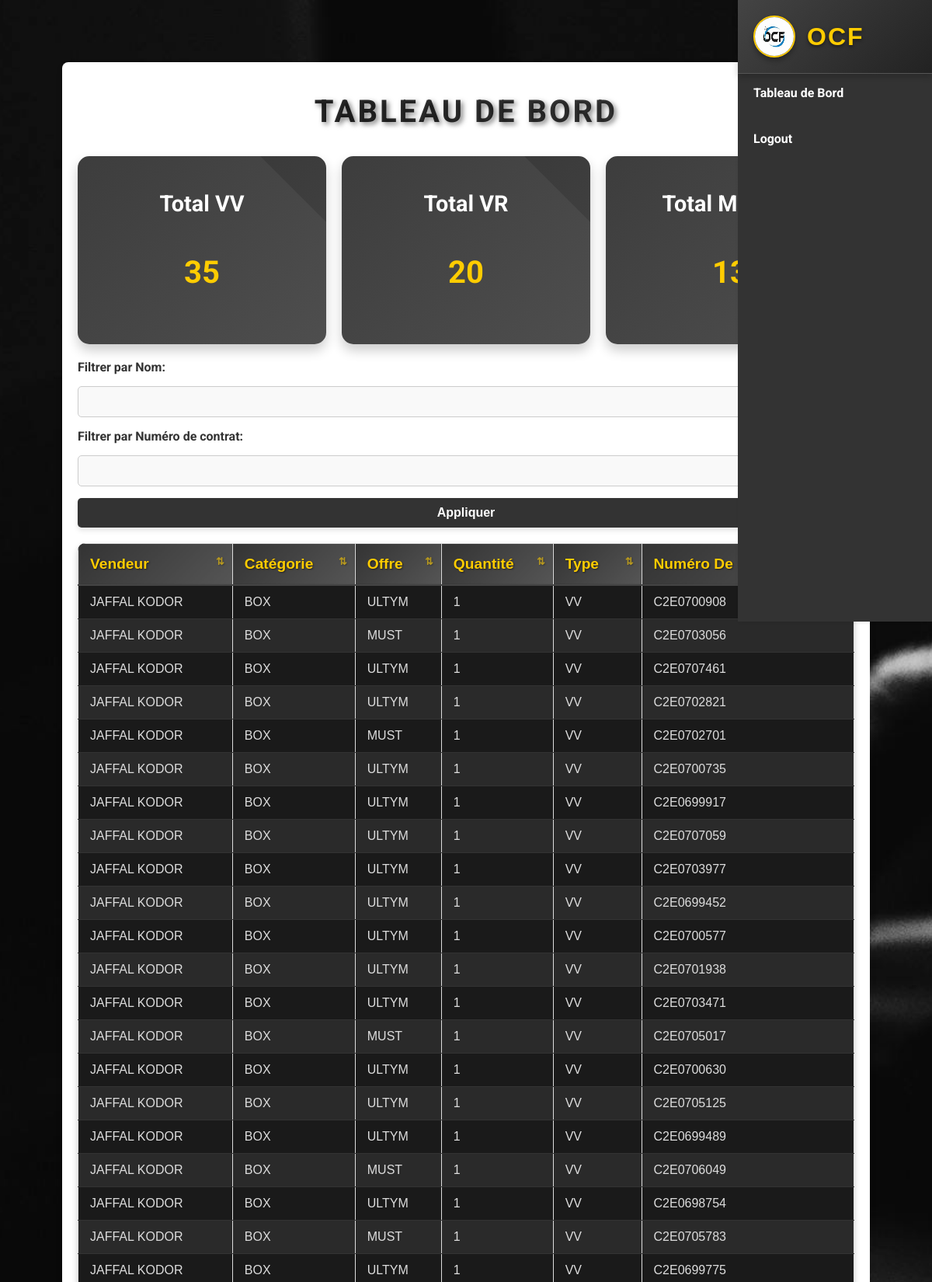
The app's page /dashboard (signed in, upper part) with its own data.
### test.py (models this page shows)
class Sale(db.Model):
    id = db.Column(db.Integer, primary_key=True)
    date = db.Column(db.String(10), nullable=False)
    offer_type = db.Column(db.String(100), nullable=False)  # Box or Mobile
    plan = db.Column(db.String(100), nullable=False)
    quantity = db.Column(db.Integer, nullable=False)  # Quantité
    user_id = db.Column(db.Integer, db.ForeignKey('user.id'), nullable=False)
    class_type = db.Column(db.String(20), nullable=False)  # Ajout de la colonne classe
    contract_number = db.Column(db.String(50), nullable=False)  # Numéro de contrat

class User(db.Model):
    id = db.Column(db.Integer, primary_key=True)
    username = db.Column(db.String(80), unique=True, nullable=False)
    password = db.Column(db.String(200), nullable=False)
    plain_password = db.Column(db.String(200), nullable=True)  # Stockage en clair (temporaire)
    role = db.Column(db.String(20), default='user')  # user or admin
    sales = db.relationship('Sale', backref='user', lazy=True)

### test.py (the view)
@app.route('/dashboard', methods=['GET', 'POST'])
def dashboard():
    if 'user_id' not in session:
        return redirect(url_for('login'))
    user = User.query.get(session['user_id'])
    filter_username = request.form.get('filter_username', '').strip()
    filter_contract_number = request.form.get('filter_contract_number', '').strip()
    sales_query = Sale.query
    if user.role == 'admin':
        if filter_username:
            sales_query = sales_query.join(User).filter(User.username.ilike(f"%{filter_username}%"))
        if filter_contract_number:
            sales_query = sales_query.filter(Sale.contract_number.ilike(f"%{filter_contract_number}%"))
        all_sales = sales_query.all()
    elif user.role == 'user':
        sales_query = sales_query.filter_by(user_id=user.id)
        if filter_contract_number:
            sales_query = sales_query.filter(Sale.contract_number.ilike(f"%{filter_contract_number}%"))
        all_sales = sales_query.all()
    total_vv = sum(sale.quantity for sale in all_sales if sale.class_type == 'VV')
    total_vr = sum(sale.quantity for sale in all_sales if sale.class_type == 'VR')
    total_mobiles = sum(sale.quantity for sale in all_sales if sale.class_type == 'Mobiles')
    return render_template(
        'layout.html',
        page='dashboard',
        all_sales=all_sales,
        total_vv=total_vv,
        total_vr=total_vr,
        total_mobiles=total_mobiles,
        filter_username=filter_username,
        filter_contract_number=filter_contract_number
    )

### test.py (called while the page is built)
@app.before_request
def restrict_access():
    if 'user_id' in session:
        user = User.query.get(session['user_id'])
        if user:
            session['role'] = user.role
        else:
            session.pop('user_id', None)

### templates/layout.html (shortened to what this page needs)
<!DOCTYPE html>
<html lang="en">
<head>
    <link rel="stylesheet" href="{{ url_for('static', filename='style.css') }}">
</head>
<body>
   <div class="sidebar">
        <div class="logo">
            <img src="{{ url_for('static', filename='images/logo.jpg') }}" alt="OCF Logo">
            <span>OCF</span>
        </div>
        <ul class="menu">
        {% if session.get('role') == 'admin' %}
        <li><a href="/dashboard">Tableau de Bord</a></li>
        <li><a href="/admin/all_sales">Vendeurs</a></li>
        <li><a href="/admin/sales_ranking">Classement Vendeur</a></li>
        <li><a href="/admin/view_archives">Archives</a></li>
        <li><a href="/admin/upload_sales">Mise à jour des ventes</a></li>
        <li><a href="/admin/create_user">Ajout utilisateur</a></li>
        <li><a href="/admin/set_password">renitialiser mot de passe</a></li>
        <li><a href="/logout">Logout</a></li>
        {% elif session.get('role') == 'user' %}
        <li><a href="/dashboard">Tableau de Bord</a></li>
        <li><a href="/logout">Logout</a></li>
        {% else %}
        <li><a href="/login">Login</a></li>
        {% endif %}
    </ul>
    </div>
    <div class="container">
        {% if page == 'login' %}
        <div class="form-container">
            <h1 class="main-title gradient">Bienvenue chez OCF</h1>
            {% if error %}
            <p class="error">{{ error }}</p>
            {% endif %}
            <form method="POST" action="/login">
                <input type="text" name="username" placeholder="Entrer votre nom utilisateur" required>
                <input type="password" name="password" placeholder="Entrer votre mot de passe" required>
                <button type="submit">Login</button>
            </form>
        </div>
        {% elif page == 'dashboard' %}
        <h1>Tableau de Bord</h1>
        <div class="totals-container">
            <div class="card total-vv">
                <h2>Total VV</h2>
                <p class="total-number">{{ total_vv }}</p>
            </div>
            <div class="card total-vr">
                <h2>Total VR</h2>
                <p class="total-number">{{ total_vr }}</p>
            </div>
            <div class="card total-mobiles">
                <h2>Total Mobiles</h2>
                <p class="total-number">{{ total_mobiles }}</p>
            </div>
        </div>
         <form method="POST" action="/dashboard" class="filter-form">
         <label for="filter-username">Filtrer par Nom:</label>
         <input type="text" id="filter-username" name="filter_username" value="{{   filter_username or '' }}">
         <label for="filter-contract-number">Filtrer par Numéro de contrat:</label>
         <input type="text" id="filter-contract-number" name="filter_contract_number"        value="{{ filter_contract_number or '' }}">
             <button type="submit">Appliquer</button>
         </form>
        <table>
            <thead>
                <tr>
                    <th>Vendeur</th>
                    <th>Catégorie</th>
                    <th>Offre</th>
                    <th>Quantité</th>
                    <th>Type</th>
                    <th>Numéro de contrat</th>
                </tr>
            </thead>
            <tbody>
                {% for sale in all_sales %}
                <tr>
                    <td>{{ sale.user.username }}</td>
                    <td>{{ sale.offer_type }}</td>
                    <td>{{ sale.plan }}</td>
                    <td>{{ sale.quantity }}</td>
                    <td>{{ sale.class_type }}</td>
                    <td>{{ sale.contract_number }}</td>
                </tr>
                {% endfor %}
            </tbody>
        </table>
        {% endif %}
    </div>
</body>
</html>

### records on screen
Sale: user.username "JAFFAL KODOR", offer_type "BOX", plan "ULTYM", quantity "1", class_type "VV", contract_number "C2E0700908"
Sale: user.username "JAFFAL KODOR", offer_type "BOX", plan "MUST", quantity "1", class_type "VV", contract_number "C2E0703056"
Sale: user.username "JAFFAL KODOR", offer_type "BOX", plan "ULTYM", quantity "1", class_type "VV", contract_number "C2E0707461"
Sale: user.username "JAFFAL KODOR", offer_type "BOX", plan "ULTYM", quantity "1", class_type "VV", contract_number "C2E0702821"
Sale: user.username "JAFFAL KODOR", offer_type "BOX", plan "MUST", quantity "1", class_type "VV", contract_number "C2E0702701"
Sale: user.username "JAFFAL KODOR", offer_type "BOX", plan "ULTYM", quantity "1", class_type "VV", contract_number "C2E0700735"
Sale: user.username "JAFFAL KODOR", offer_type "BOX", plan "ULTYM", quantity "1", class_type "VV", contract_number "C2E0699917"
Sale: user.username "JAFFAL KODOR", offer_type "BOX", plan "ULTYM", quantity "1", class_type "VV", contract_number "C2E0707059"
Sale: user.username "JAFFAL KODOR", offer_type "BOX", plan "ULTYM", quantity "1", class_type "VV", contract_number "C2E0703977"
Sale: user.username "JAFFAL KODOR", offer_type "BOX", plan "ULTYM", quantity "1", class_type "VV", contract_number "C2E0699452"
Sale: user.username "JAFFAL KODOR", offer_type "BOX", plan "ULTYM", quantity "1", class_type "VV", contract_number "C2E0700577"
Sale: user.username "JAFFAL KODOR", offer_type "BOX", plan "ULTYM", quantity "1", class_type "VV", contract_number "C2E0701938"
Sale: user.username "JAFFAL KODOR", offer_type "BOX", plan "ULTYM", quantity "1", class_type "VV", contract_number "C2E0703471"
Sale: user.username "JAFFAL KODOR", offer_type "BOX", plan "MUST", quantity "1", class_type "VV", contract_number "C2E0705017"
Sale: user.username "JAFFAL KODOR", offer_type "BOX", plan "ULTYM", quantity "1", class_type "VV", contract_number "C2E0700630"
Sale: user.username "JAFFAL KODOR", offer_type "BOX", plan "ULTYM", quantity "1", class_type "VV", contract_number "C2E0705125"
Sale: user.username "JAFFAL KODOR", offer_type "BOX", plan "ULTYM", quantity "1", class_type "VV", contract_number "C2E0699489"
Sale: user.username "JAFFAL KODOR", offer_type "BOX", plan "MUST", quantity "1", class_type "VV", contract_number "C2E0706049"
Sale: user.username "JAFFAL KODOR", offer_type "BOX", plan "ULTYM", quantity "1", class_type "VV", contract_number "C2E0698754"
Sale: user.username "JAFFAL KODOR", offer_type "BOX", plan "MUST", quantity "1", class_type "VV", contract_number "C2E0705783"
Sale: user.username "JAFFAL KODOR", offer_type "BOX", plan "ULTYM", quantity "1", class_type "VV", contract_number "C2E0699775"

### other values on screen
{{ total_vv }} "35"
{{ total_vr }} "20"
{{ total_mobiles }} "13"
